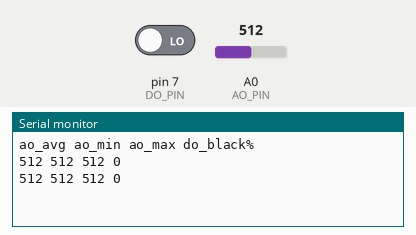
This sketch was run on a simulated Arduino Uno, built with avr-gcc and run on an emulated ATmega328P. Shown: the last lines printed to the serial monitor. Inputs (shaded band) come from the test bench; at power-on: A0 (AO_PIN) = 512, pin 7 (DO_PIN) LOW.

Above: at 1.2 s.
1.3 s: A0 (AO_PIN) set to 716
At 1.9 s:
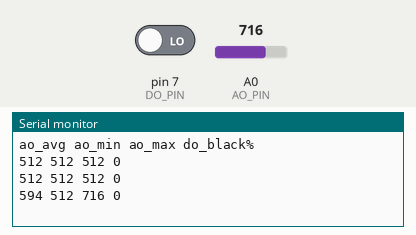
2.8 s: pin 7 (DO_PIN) driven HIGH
At 3.4 s:
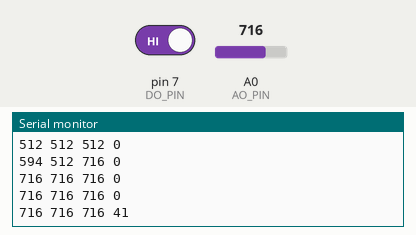
4.3 s: A0 (AO_PIN) set to 900
At 4.9 s:
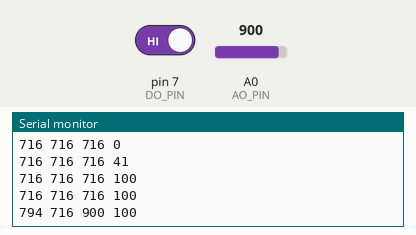
5.8 s: pin 7 (DO_PIN) driven LOW
At 6.4 s:
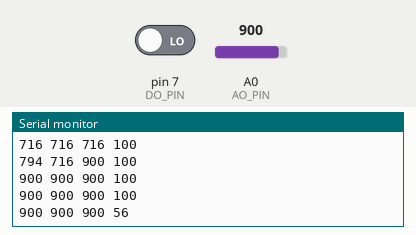
Timing chart, 0 to 8.3 s (numbered marks = the images above; inputs shaded):
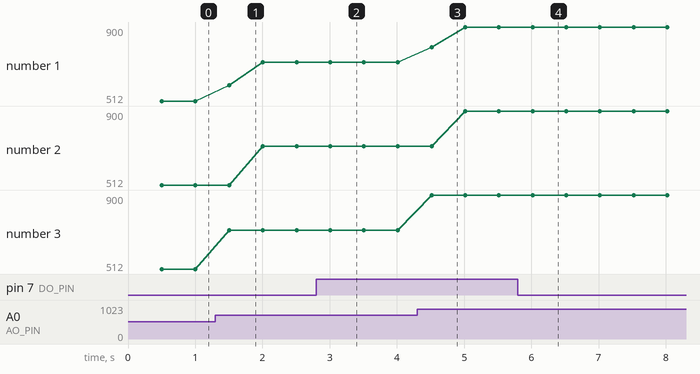

Measured:
- after the input at 1.3 s, the serial monitor: prints a new line after 0.20 s (image 1)
- after the input at 2.8 s, the serial monitor: prints a new line after 0.21 s (image 2)
- after the input at 4.3 s, the serial monitor: prints a new line after 0.22 s (image 3)
- after the input at 5.8 s, the serial monitor: prints a new line after 0.22 s (image 4)
- plotted number 1: 512 → 716 after the input at 1.3 s, 716 → 900 after the input at 4.3 s
- plotted number 2: 512 → 716 after the input at 1.3 s, 716 → 900 after the input at 4.3 s
- plotted number 3: 512 → 716 after the input at 1.3 s, 716 → 900 after the input at 4.3 s

The sketch:

tcrt_test.ino
```cpp
// TCRT5000 반사 테스트 — 우드락 흰 면 / 흰 전기테이프 / 검은 테이프 비교용
// 배선: VCC → 5V, GND → GND, DO → D7 (턴테이블과 같음), AO → A0 (이 테스트에만 추가)
// 시리얼 모니터 115200. 0.5초마다 한 줄: AO 평균·최소·최대, DO에서 1(검정)이 나온 비율
// AO는 반사가 셀수록 낮다(흰 면 ≈ 낮음, 검은 테이프 ≈ 높음). DO는 모듈 가변저항 기준으로 자른 값

const int AO_PIN = A0, DO_PIN = 7;
const unsigned long WINDOW_MS = 500;

void setup() {
  Serial.begin(115200);
  pinMode(DO_PIN, INPUT);
  Serial.println("ao_avg ao_min ao_max do_black%");
}

void loop() {
  unsigned long start = millis();
  long sum = 0;
  int n = 0, lo = 1023, hi = 0, black = 0;
  while (millis() - start < WINDOW_MS) {
    int v = analogRead(AO_PIN);
    sum += v; n++;
    if (v < lo) lo = v;
    if (v > hi) hi = v;
    if (digitalRead(DO_PIN) == HIGH) black++;
    delay(2);
  }
  Serial.print(sum / n); Serial.print(' ');
  Serial.print(lo); Serial.print(' ');
  Serial.print(hi); Serial.print(' ');
  Serial.println(black * 100L / n);
}
```
